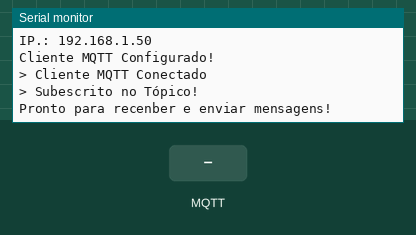
This sketch was run on a simulated Arduino Uno, built with avr-gcc and run on an emulated ATmega328P. Shown: the last lines printed to the serial monitor. The test bench sets the inputs (shaded band). WiFi joins after 1.5 s; servers stay silent unless stated; no MQTT or app messages arrive unless stated.

Above: at 2.8 s.
2.9 s: MQTT message "1" arrives on the first subscribed topic
At 3.7 s:
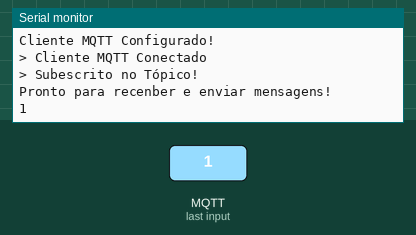
4.4 s: MQTT message "on" arrives on the first subscribed topic
At 4.8 s:
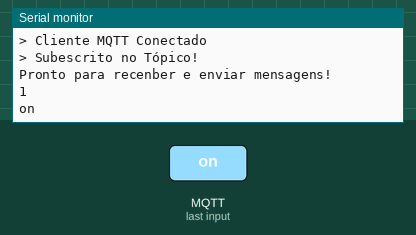
5.9 s: MQTT message "off" arrives on the first subscribed topic
At 7.1 s:
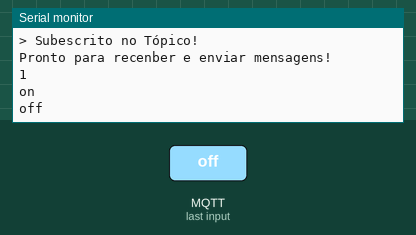

The sketch:

clientMQTT_ARDUINO_SIMPLIFICADO.ino
```cpp
// PUB/SUB CLIENT MQTT PROTOCOL
// FIDDER - PET TECHNOLOGIES
// fidder.com.br

//*********************************************************************
// Bibliotecas

#include <UIPEthernet.h> /*https://github.com/ntruchsess/arduino_uip*/
#include <PubSubClient.h> /*http://pubsubclient.knolleary.net/*/

//*********************************************************************
// Constantes

#define CLIENT_ID       "#############"
#define USERNAME        "#############" //Caso não tenha setar como null
#define PASSWORD        "#############" //Caso não tenha setar como null
#define PUB_TOPIC       "#############/#############/#############"
#define SUB_TOPIC       "#############/#############/#############"
#define PUBLISH_DELAY   5000 //5 seconds
#define RELAY_PIN 13

//*********************************************************************
// Configurações do Dispositivo

uint8_t mac[6] = {0x00,0x01,0x02,0x03,0x04,0x05}; // MAC da placa

//*********************************************************************
// Variáveis e Objetos Globais

EthernetClient ethClient;
PubSubClient mqttClient;

long previousMillis;

//*********************************************************************
// SETUP

void setup() {

  // Setup serial communication
  Serial.begin(9600);

  while(!Serial) {};

  Serial.println(F("MQTT IoT - FIDDER\n\n> Iniciando..."));
  Serial.println();

  // setup ethernet communication using DHCP
  if(Ethernet.begin(mac) == 0) {

    Serial.println(F("Configuração DHCP "));
    for(;;);

  }

  Serial.println(F("Configurações do Dispositivo na Rede"));
  Serial.print("IP.: ");
  Serial.println(Ethernet.localIP());
  Serial.println();

  // setup mqtt client
  mqttClient.setClient(ethClient);
  mqttClient.setServer("io.adafruit.com", 1883);
  mqttClient.setCallback(mqttCallback);
  Serial.println(F("Cliente MQTT Configurado!"));

  mqttConnect();

  Serial.println();
  Serial.println(F("Pronto para recenber e enviar mensagens!"));
  previousMillis = millis();

}

//*********************************************************************
// LOOP

void loop() {

  // it's time to send new data?
  if(millis() - previousMillis > PUBLISH_DELAY) {
    sendData();
    previousMillis = millis();
  }

  mqttClient.loop();
}

//*********************************************************************
// FUNÇÃO AUXILIAR: MQTT CONNECT/SUBSCRIBE

void mqttConnect() {

  while(!mqttClient.connected()) {

    if(mqttClient.connect(CLIENT_ID, USERNAME, PASSWORD)) {

      Serial.println(F("> Cliente MQTT Conectado"));
      mqttClient.subscribe(SUB_TOPIC);
      Serial.println(F("> Subescrito no Tópico!"));

    } else {

      Serial.println(F("Conexão falhou! Tendando novamente em 5 segundos."));
      delay(5000);

    }
  }
}

//*********************************************************************
// FUNÇÃO AUXILIAR MQTT CALLBACK

	/*
	   A função mqttCallback sempre é chamada quando o tópico ao qual
	cliente se subescreveu sofreu alguma alteração.
	*/

void mqttCallback(char* topic, byte* payload, unsigned int length) {

	Serial.println((const char*)payload); // Imprime o que leu do tópico

	/*
	  // EXEMPLO DE MANIPULAÇÃO DO PAYLOAD
	  if(strncmp((const char*)payload, "ON", 2) == 0) {
	    Serial.println("ON message received, turning relay ON");
	    digitalWrite(RELAY_PIN, HIGH);
	  } else {
	    Serial.println("OFF message received, turning relay OFF");
	    digitalWrite(RELAY_PIN, LOW);
	  }
	*/
}

//*********************************************************************
// FUNÇÃO AUXILIAR MQTT PUBLISHER

	/*
	   Função responsável por fazer publicações nos tópicos
	*/

void sendData() {
/*
  char msgBuffer[20];

  float t = 1885.01;
  Serial.print("Temperature: ");
  Serial.println(t);

  if(!mqttClient.connected()) mqttConnect();
  mqttClient.publish(PUB_TOPIC, dtostrf(t, 6, 2, msgBuffer));
*/
}
```

Measured:
- after the input at 2.9 s, the serial monitor: prints a new line at once (image 1)
- after the input at 4.4 s, the serial monitor: prints a new line at once (image 2)
- after the input at 5.9 s, the serial monitor: prints a new line at once (image 3)
